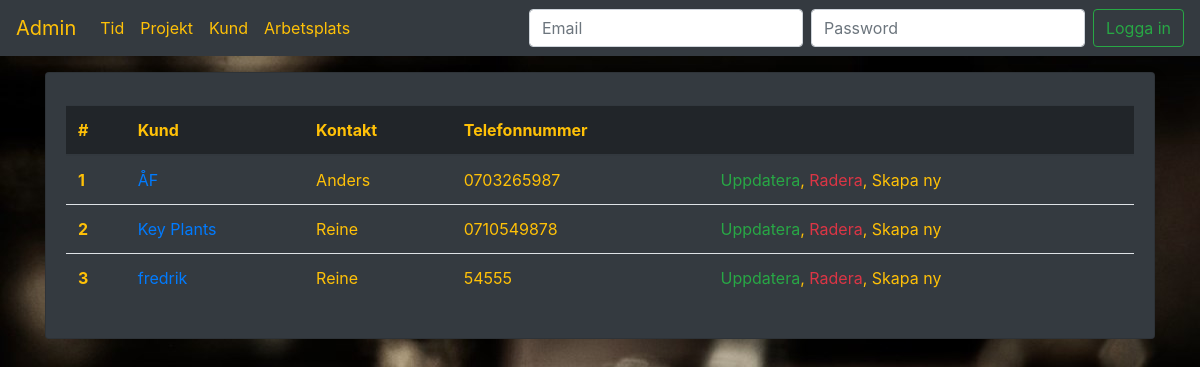
Page /kund/list/ on the earlier database version.
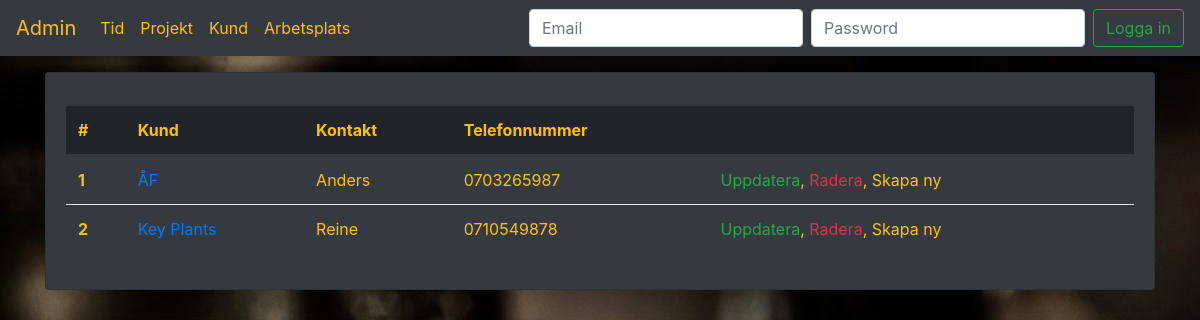
Same page on the later database version.
### tid_rapport/models.py (models this page shows, shortened)
class Kund(models.Model):
    kund_namn = models.CharField(max_length=100)
    kund_kontakt_person = models.CharField(max_length=100, blank=True)
    kund_telefonnr = models.CharField(max_length=100, blank=True)
    def get_absolute_url(self):
        return reverse("tid_rapport:kund_detail", kwargs={"pk": self.pk})

### tid_rapport/views.py (the view)
# urls.py: path("kund/list/", KundList.as_view(), name="kund_list"),
class KundList(ListView):
    template_name = "kund/kund_list.html"
    model = Kund
    context_object_name = "kunder"

### tid_rapport/templates/kund/kund_list.html (shortened to what this page needs)
{% extends 'base.html' %}
    {% block body_block %}
        <table class="table table-hover">
            <thead class="thead-dark">
                <tr>
                    <th class="text-warning" scope="col">#</th>
                    <th class="text-warning" scope="col">Kund</th>
                    <th class="text-warning" scope="col">Kontakt</th>
                    <th class="text-warning" scope="col">Telefonnummer</th>
                    <th class="text-warning" scope="col"></th>
                </tr>
            </thead>
            <tbody>
                {% for kund in kunder %}
                    <tr>
                        <th scope="col">{{ forloop.counter }}</th>
                        <td><a href="{{ kund.get_absolute_url }}">{{ kund.kund_namn }}</a></td>
                        <td>{{ kund.kund_kontakt_person }}</td>
                        <td>{{ kund.kund_telefonnr }}</td>
                        <td><a class="text-success" href="{{ kund.get_absolute_url }}update/">Uppdatera</a>,
                            <a class="text-danger" href="{{ kund.get_absolute_url }}delete/">Radera</a>,
                            <a class="text-warning" href="{% url 'tid_rapport:kund_create' %}">Skapa ny</a>
                        </td>
                    </tr>
                {% endfor %}
            </tbody>
        </table>
    {% endblock %}

Differences in the rows shown:
removed Kund: kund_namn "fredrik", kund_kontakt_person "Reine", kund_telefonnr "54555"
